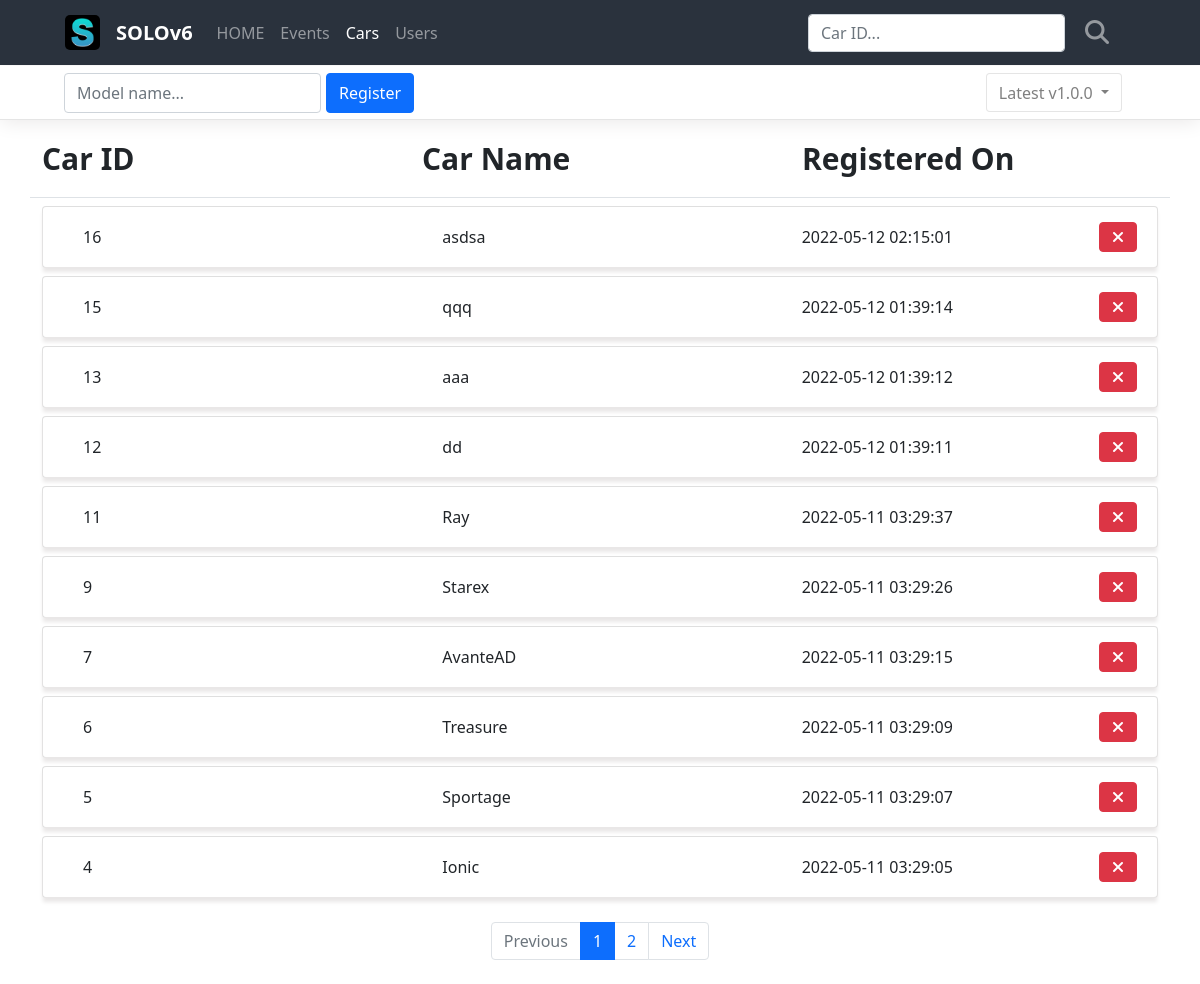
Page /cars/ on the earlier database version.
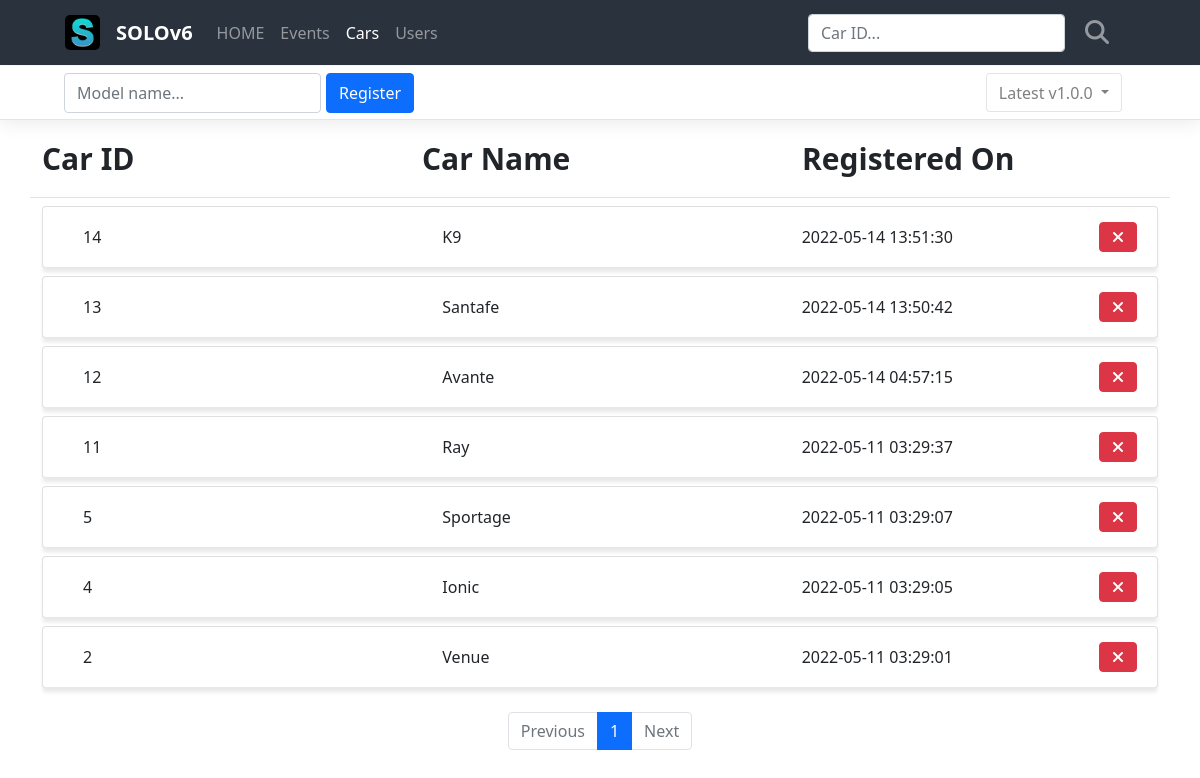
Same page on the later database version.
### project/models/car.py (models this page shows, shortened)
class Car(db.Model):
    id = db.Column(db.Integer, primary_key=True)
    car_name = db.Column(db.String(10), nullable=False)
    registered_on = db.Column(db.DateTime(), default=func.now())

### project/routes/car_routes.py (the view)
@blueprint.route('/')
def cars():
    page = request.args.get('page', type=int, default=1)
    needle = request.args.get('needle', type=str, default='')
    car_list = CarModel.query.order_by(CarModel.registered_on.desc())
    if needle:
        car_list = car_list.filter(
            CarModel.id.ilike(needle)
        )
    car_list = car_list.paginate(page, per_page=10)
    return render_template('cars.html', car_list=car_list, page=page, needle=needle)

### project/templates/cars.html (shortened to what the changed rows need)
<link rel="stylesheet" href="../static/css/cars.css">
{% extends 'base.html' %}
{% block content %}
<div class="main">
    <div class="container list-box">
        {% if car_list %}
            {% for car in car_list.items %}
            <div class="card my-2">
                <div class="card-body">
                    <div class="row card-body-row">
                        <div class="col list-col">
                            {{ car.id }}
                        </div>
                        <div class="col list-col">
                            {{ car.car_name }}
                        </div>
                        <div class="col list-col">
                            {{ car.registered_on }}
                            <div class="cancel-box">
                                <form class="delete-form" action="{{ url_for('cars.delete') }}" method="post">
                                    <button type="submit" class="btn btn-danger mb-3 cancel-btn">
                                        <i class="fa-solid fa-xmark"></i>
                                    </button>
                                </form>
                            </div>
                        </div>
                    </div>
                </div>
            </div>
            {% endfor %}
        {% else %}
        <div class="row">
            <div class="col-12">
                <h2>❌ No Car Registered ❌</h2>
            </div>
        </div>
        {% endif %}
    </div>
</div>
<ul class="pagination my-4 justify-content-center">
    {% for page_num in car_list.iter_pages() %}
    {% if page_num %}
    {% if page_num != car_list.page %}
    <li class="page-item">
        <a class="page-link" href="?page={{ page_num }}">{{ page_num }}</a>
    </li>
    {% else %}
    <li class="page-item active" aria-current="page">
        <a class="page-link" href="javascript:void(0)">{{ page_num }}</a>
    </li>
    {% endif %}
    {% else %}
    <li class="disabled">
        <a class="page-link" href="javascript:void(0)">...</a>
    </li>
    {% endif %}
    {% endfor %}
    {% if car_list.has_next %}
    <li class="page-item">
        <a class="page-link" href="?page={{ car_list.next_num }}">Next</a>
    </li>
    {% else %}
    <li class="page-item disabled">
        <a class="page-link" tabindex="-1" aria-disabled="true" href="javascript:void(0)">Next</a>
    </li>
    {% endif %}
</ul>
{% endblock %}

Differences in the rows shown:
removed Car: id "16", car_name "asdsa", registered_on "2022-05-12 02:15:01"
removed Car: id "15", car_name "qqq", registered_on "2022-05-12 01:39:14"
removed Car: id "9", car_name "Starex", registered_on "2022-05-11 03:29:26"
removed Car: id "7", car_name "AvanteAD", registered_on "2022-05-11 03:29:15"
removed Car: id "6", car_name "Treasure", registered_on "2022-05-11 03:29:09"
added Car: id "14", car_name "K9", registered_on "2022-05-14 13:51:30"
changed Car id 13: car_name "aaa" → "Santafe"; registered_on "2022-05-12 01:39:12" → "2022-05-14 13:50:42"
changed Car id 12: car_name "dd" → "Avante"; registered_on "2022-05-12 01:39:11" → "2022-05-14 04:57:15"
now on this page (row unchanged): Car: id "2", car_name "Venue", registered_on "2022-05-11 03:29:01"
Other differences:
list line gone: "2"
